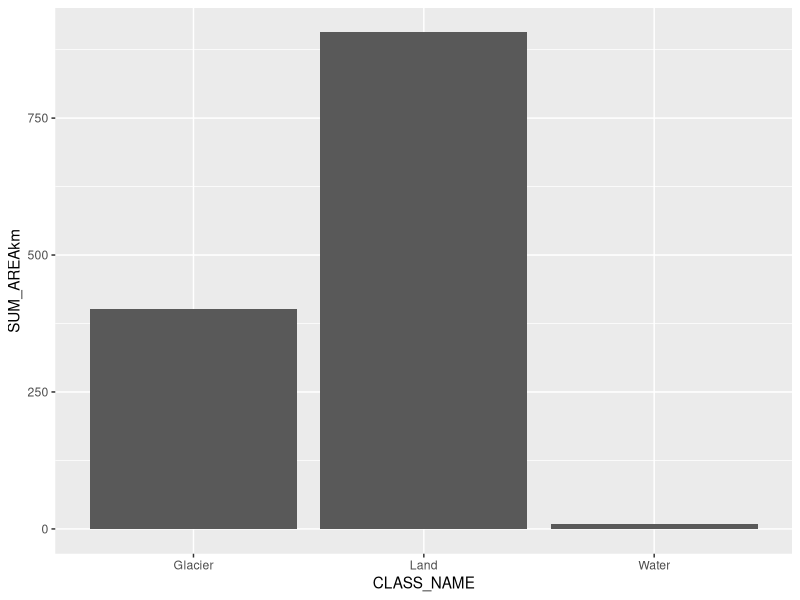
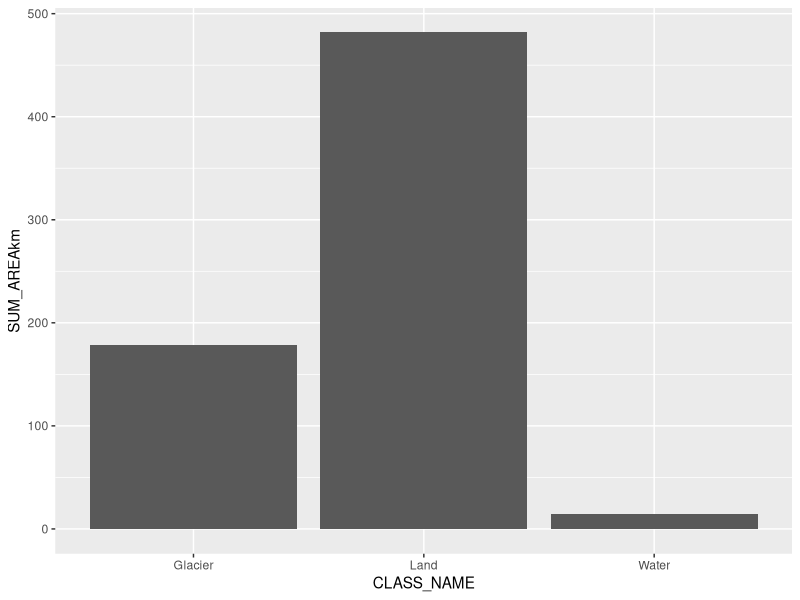
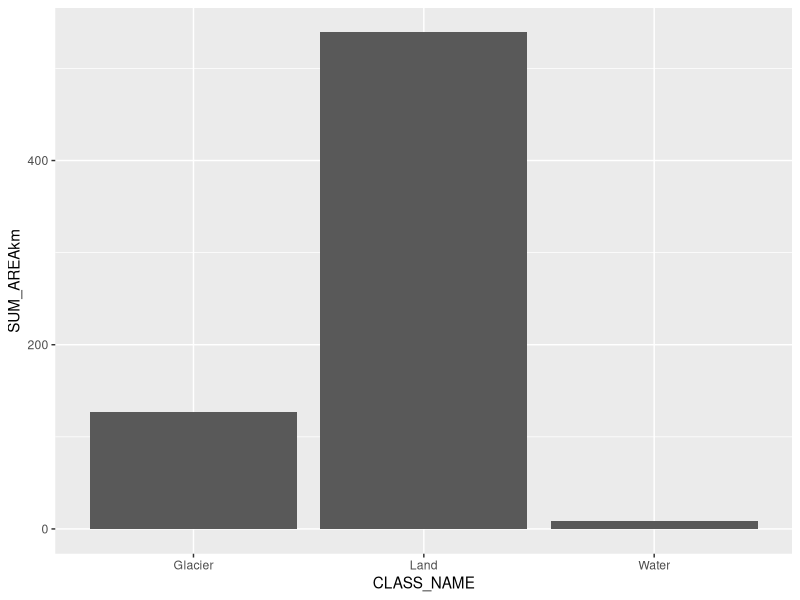
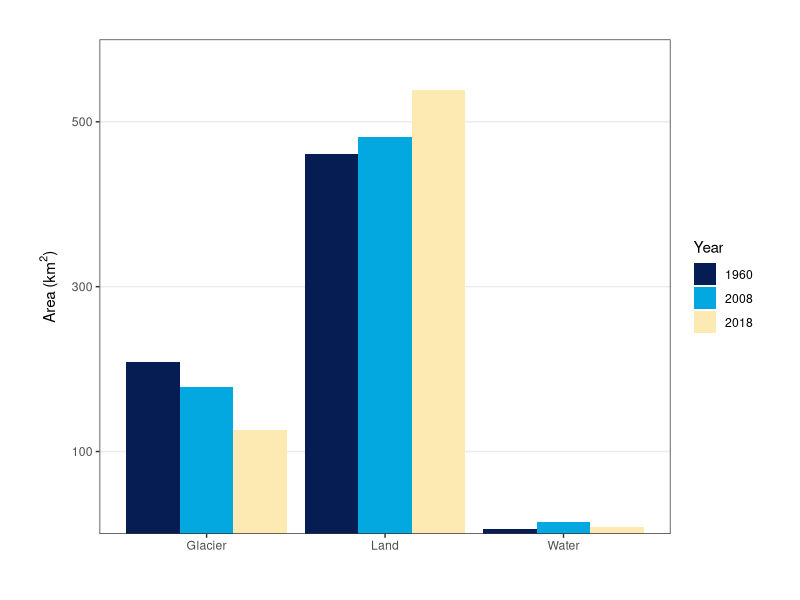
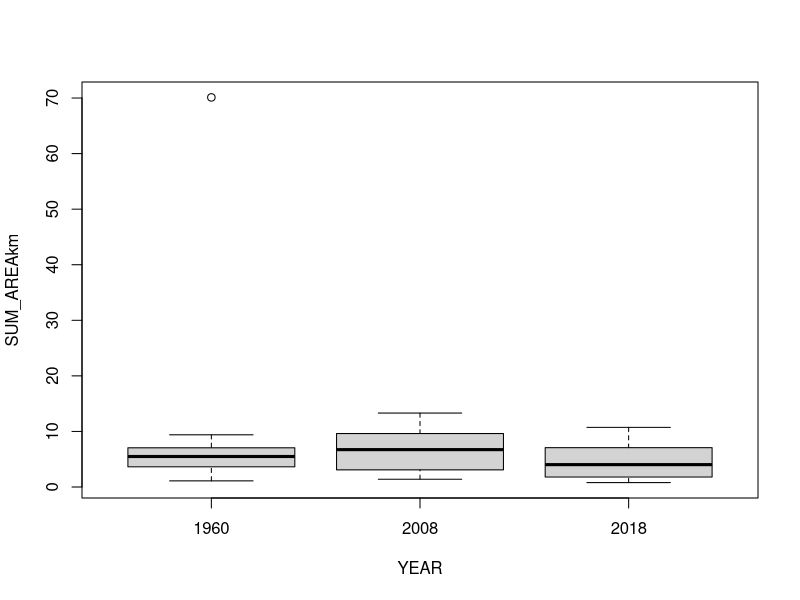
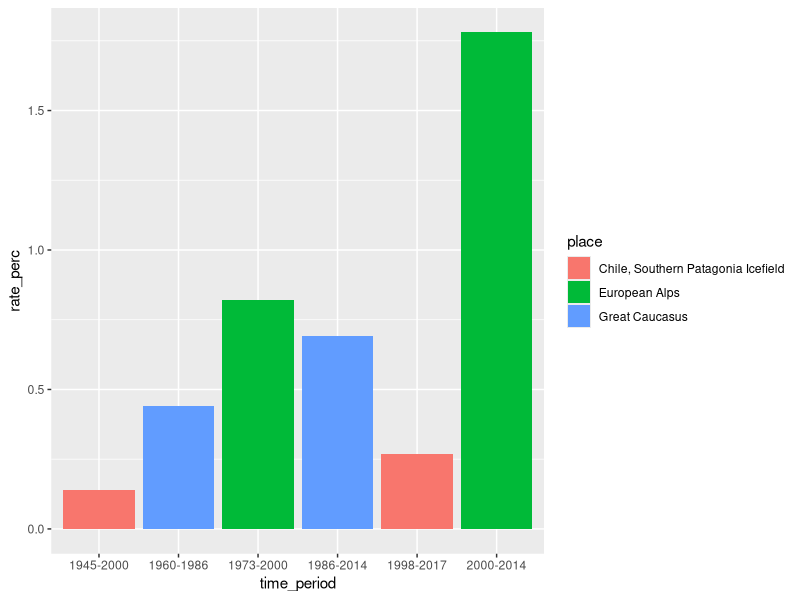
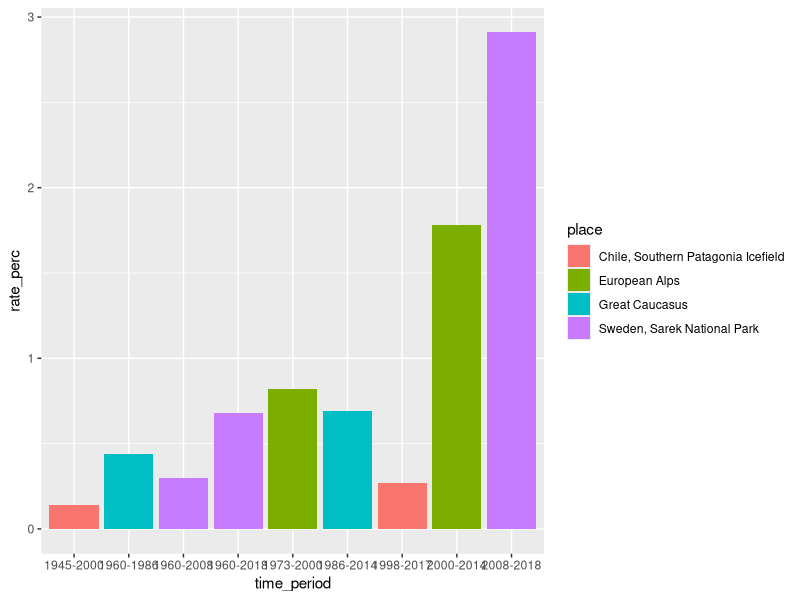
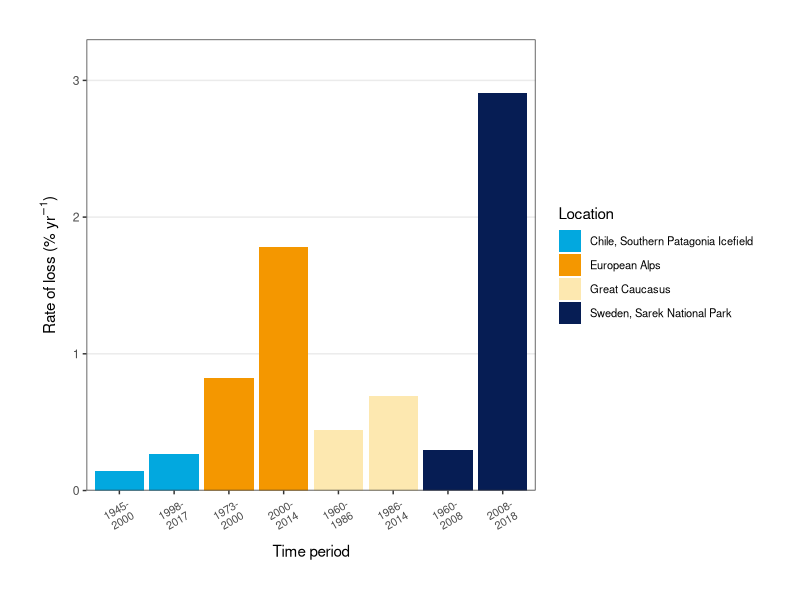

These figures' R source, in order:
## Statistics for Applied RS and GIS project 
## Stockholm University, 2022 
## Emma Gemal

### Library ----
library(tidyverse)
library(lme4)


## Loading the data
tiles1960 <- read.csv("Data/area_1960_tiles.csv")
tiles2008 <- read.csv("Data/area_2008_tiles.csv")
tiles2018 <- read.csv("Data/area_2018_tiles.csv")

world <- read.csv("Data/other_glaciers.csv")


### Cleaning the data
tiles1960 <- tiles1960 %>% 
                mutate(YEAR = MERGE_SRC) %>% 
                dplyr::select(!MERGE_SRC) %>% 
                mutate(TILE = str_extract(YEAR, "_.._.._..")) %>% 
                mutate(YEAR = str_extract(YEAR, "[\\d]{1,4}")) %>% 
                mutate(SUM_AREAkm = SUM_AREA/1000000)
str(tiles1960)

tiles2008 <- tiles2008 %>% 
                mutate(YEAR = MERGE_SRC) %>% 
                dplyr::select(!MERGE_SRC) %>% 
                mutate(TILE = str_extract(YEAR, "_.._.._..")) %>% 
                mutate(YEAR = str_extract(YEAR, "[\\d]{1,4}")) %>% 
                mutate(SUM_AREAkm = SUM_AREA/1000000) %>% 
                mutate(CLASS_NAME = case_when(CLASS_NAME == "Glaciers" ~ "Glacier",
                                              CLASS_NAME == "Glacier" ~ "Glacier",
                                              CLASS_NAME == "Land" ~ "Land",
                                              CLASS_NAME == "Water" ~ "Water"))
str(tiles2008)

tiles2018 <- tiles2018 %>% 
                mutate(YEAR = MERGE_SRC) %>% 
                dplyr::select(!MERGE_SRC) %>% 
                mutate(TILE = str_extract(YEAR, "_.._.._..")) %>% 
                mutate(YEAR = str_extract(YEAR, "[\\d]{1,4}")) %>% 
                mutate(SUM_AREAkm = SUM_AREA/1000000) %>% 
                mutate(CLASS_NAME = case_when(CLASS_NAME == "Glaciers" ~ "Glacier",
                                              CLASS_NAME == "Glacier" ~ "Glacier",
                                              CLASS_NAME == "Land" ~ "Land",
                                              CLASS_NAME == "Water" ~ "Water"))
str(tiles2018)

# checking area totals and distribution 
sum(tiles1960$SUM_AREAkm)
sum(tiles2008$SUM_AREAkm)
sum(tiles2018$SUM_AREAkm)

ggplot(tiles1960, aes(x = CLASS_NAME, y = SUM_AREAkm)) +
  geom_col()
ggplot(tiles2008, aes(x = CLASS_NAME, y = SUM_AREAkm)) +
  geom_col()
ggplot(tiles2018, aes(x = CLASS_NAME, y = SUM_AREAkm)) +
  geom_col()

# fixing areas for 1960 (dividing by 2, adding difference between 1960 and 2008/2018 back)
tiles1960 <- tiles1960 %>% 
                mutate(SUM_AREA = SUM_AREA/2) %>% 
                mutate(SUM_AREAkm = SUM_AREAkm/2)

sum(tiles1960$SUM_AREA)
sum(tiles1960$SUM_AREAkm)

sum(tiles2018$SUM_AREAkm) - sum(tiles1960$SUM_AREAkm)  # 17.298 km2 (~17.3)
17.3/59   # 0.293 km2 back per class per tile 

tiles1960 <- tiles1960 %>% 
                mutate(SUM_AREA = SUM_AREA + 293000) %>% 
                mutate(SUM_AREAkm = SUM_AREAkm + 0.293)

sum(tiles1960$SUM_AREA)
sum(tiles1960$SUM_AREAkm)

sum1960 <- tiles1960 %>% 
              group_by(CLASS_NAME) %>% 
              summarise(AREA = sum(SUM_AREA),
                        AREAkm = sum(SUM_AREAkm))
sum2008 <- tiles2008 %>% 
              group_by(CLASS_NAME) %>% 
              summarise(AREA = sum(SUM_AREA),
                        AREAkm = sum(SUM_AREAkm))
sum2018 <- tiles2018 %>% 
              group_by(CLASS_NAME) %>% 
              summarise(AREA = sum(SUM_AREA),
                        AREAkm = sum(SUM_AREAkm))


### Combining 1960, 2008 and 2018 tile data
tiles60_08 <- full_join(tiles1960, tiles2008)
tiles <- full_join(tiles60_08, tiles2018)

tiles08_18 <- full_join(tiles2008, tiles2018)
tiles08_18 <- tiles08_18 %>% 
                mutate(YEAR = as.numeric(YEAR)) %>%   # making year numeric 
                filter(CLASS_NAME == "Glacier")

tiles60_08 <- tiles60_08 %>% 
                mutate(YEAR = as.numeric(YEAR)) %>%   # making year numeric 
                filter(CLASS_NAME == "Glacier")

### Glacier-data only 
tiles_glaciers <- tiles %>% 
                    filter(CLASS_NAME == "Glacier") %>% 
                    mutate(YEAR = as.numeric(YEAR))


# making a summarized dataset to use for plotting == it's the glacier's data DUH 
tiles_sum <- tiles %>% 
                group_by(YEAR, CLASS_NAME) %>% 
                summarise(AREAm = sum(SUM_AREA),
                          AREAkm = sum(SUM_AREAkm)) %>% 
                ungroup()

sum_glaciers <- tiles_sum %>% 
                  filter(CLASS_NAME == "Glacier") %>% 
                  mutate(YEAR = as.numeric(YEAR))
sum_glaciers

### Figure of results  
(tiles_bar <- ggplot(tiles_sum, aes(x = CLASS_NAME, y = AREAkm)) +
                geom_col(aes(fill = YEAR), position = "dodge") +
                xlab(element_blank()) +
                ylab(expression(paste("Area (", km^{2}, ")"))) +
                theme_bw() +
                theme(panel.grid.minor.y = element_blank(),
                      panel.grid.major.x = element_blank(),
                      axis.title.y = element_text(margin = margin(t = 0, r = 7, l = 0, b = 0)),
                      plot.margin = margin(1, 1, 1, 1, "cm")) +
                scale_y_continuous(expand = c(0,0), limits = c(0, 600),
                                   breaks = c(100, 300, 500)) +
                scale_fill_manual(name = "Year", 
                                  values = c("#061D54", "#02A8DF", "#FDEAB2")))

ggsave(filename = "Figures/barplot_area-time.pdf", plot = tiles_bar, 
       width = 5, height = 4, units = "in")



### Statistical analysis 
## Is there a significant difference between 1960, 2008 and 2018 glacier area? 
boxplot(SUM_AREAkm ~ YEAR, tiles_glaciers)

lm1 <- lmer(SUM_AREAkm ~ YEAR + (1|TILE), tiles_glaciers)
lm2 <- lm(SUM_AREAkm ~ YEAR, tiles_glaciers)

AIC(lm1, lm2) # lm2 is better 

summary(lm1)
summary(lm2)  # using this one
# no significant decline or increase between the years = STABLE, not positive (p = 0.216)
  # although a visual trend between the years (slope = -0.043 km2 per year per tile)


## Looking at all the classes
tiles_num <- tiles %>% 
                mutate(YEAR = as.numeric(YEAR))

lm_class1 <- lmer(SUM_AREAkm ~ YEAR + (1|CLASS_NAME), tiles_num)
lm_class2 <- lm(SUM_AREAkm ~ YEAR + CLASS_NAME, tiles_num)
lm_class3 <- lm(SUM_AREAkm ~ YEAR + CLASS_NAME, tiles)   # using categorical 'YEAR' 

AIC(lm_class1, lm_class2, lm_class3)  # 'lm_class2' is best 

summary(lm_class2)
# significant difference in area between years for 'Land' (p = 8.23e-05)
# area of land significantly increases across the years (11.955 km2 per year it seems)
# no significant difference between glacier or water area across the years 


## Change across whole park (sum of all tiles)
lm_sum <- lm(AREAkm ~ YEAR, sum_glaciers)
summary(lm_sum)
# slope with the sums = -1.155 km2 per year for the whole park 


## Change from 2008-2018 only 
# t-test to get significance
t.test(SUM_AREAkm ~ YEAR, tiles08_18)
# p = 0.04467
# t = 2.0586
# DF = 50.922

# rate of change per year per tile 
lm_modern <- lm(SUM_AREAkm ~ YEAR, tiles08_18)
summary(lm_modern)
# negative change per tile (slope = -0.1925 km2 per year) 

# rate of change per year for the whole park 
sum08_18 <- tiles08_18 %>% 
              group_by(YEAR) %>% 
              summarise(AREAkm = sum(SUM_AREAkm))

lm_mod_sum <- lm(AREAkm ~ YEAR, sum08_18)
summary(lm_mod_sum)
# change = -5.197 km2 per year across the whole park 


## Change from 1960-2008 only 
# t-test to get significance
t.test(SUM_AREAkm ~ YEAR, tiles60_08)
# p = 0.6699
# t = 0.4304
# DF = 30.343

# change per tile per year 
lm_past <- lm(SUM_AREAkm ~ YEAR, tiles60_08)
summary(lm_past)  
# slight negative change (-0.02278) but NOT significant at all (p = 0.669)

# change per year across whole park
sum60_08 <- tiles60_08 %>% 
                group_by(YEAR) %>% 
                summarise(AREAkm = sum(SUM_AREAkm))

lm_hist_sum <- lm(AREAkm ~ YEAR, sum60_08)
summary(lm_hist_sum)
# -0.6151 km2 per year across the whole park 


### Comparison to alpine glaciers ----
ggplot(world, aes(x = time_period, y = rate_perc)) +
  geom_col(aes(fill = place))

## Adding Sarek data 
# 1960-2018 = 0.68% per year
# 1960-2008 = 0.30% per year 
# 2008-2018 = 2.91% per year 
time_period <- c("1960-2008", "2008-2018", "1960-2018")
rate_perc <- c(0.30, 2.91, 0.68)
place <- c("Sweden, Sarek National Park", "Sweden, Sarek National Park", "Sweden, Sarek National Park")

sarek <- tibble(time_period, rate_perc, place)

world_sarek <- full_join(world, sarek)

ggplot(world_sarek, aes(x = time_period, y = rate_perc)) +
  geom_col(aes(fill = place))

# removing the total rates and leaving the smaller time periods 
world_sarek <- world_sarek %>% 
                  filter(time_period != "1960-2018")

## Making an ordered plot (by location)
world_sarek$time_period <- world_sarek$time_period %>% 
                          str_replace_all("-", "- ")

world_sarek_ordered <- world_sarek %>% 
                          arrange(place) %>% 
                          mutate(time_period = factor(time_period, levels = time_period))
str(world_sarek_ordered)    

(world_plot2 <- ggplot(world_sarek_ordered, aes(x = time_period, y = rate_perc)) +
                  geom_col(aes(fill = place), position = "dodge") +
                  xlab("Time period") +
                  ylab(expression(paste("Rate of loss (% ", yr^{-1}, ")"))) +
                  theme_bw() +
                  theme(panel.grid.minor.y = element_blank(),
                        panel.grid.major.x = element_blank(),
                        axis.title.y = element_text(margin = margin(t = 0, r = 7, l = 0, b = 0)),
                        axis.title.x = element_text(margin = margin(t = 9, r = 0, l = 0, b = 0)),
                        axis.text.x = element_text(size = 8, angle = 30, vjust = 0.5),
                        plot.margin = margin(1, 1, 1, 1, "cm"),
                        legend.text = element_text(size = 8)) +
                  scale_y_continuous(expand = c(0, 0),
                                     limits = c(0, 3.3)) +
                  scale_x_discrete(labels = function(x) str_wrap(x, width = 5)) + 
                  scale_fill_manual(name = "Location", 
                                    values = c("#02A8DF", "#F49700", "#FDE8B0", "#061D54")))

ggsave(filename = "Figures/barplot_world_rates_ordered.pdf", plot = world_plot2, 
       width = 7, height = 4.5, units = "in")  



